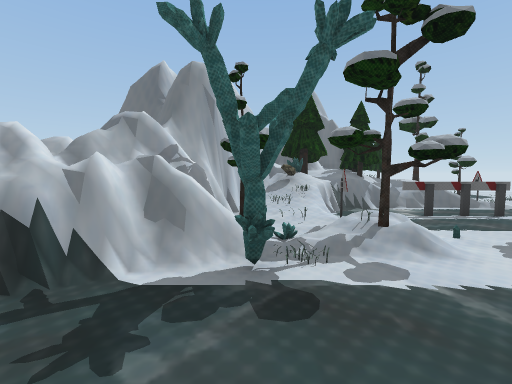
view 1 (above)

23 first-person views from a walk through a Unity game level. The camera is 1.3 m above the floor, tilts 4° down and sees 90° across. The floor is counted in squares, 1 m on a side. Each view is taken from the middle of a square. On the plan, view 1 faces up. The plan holds only what a view shows up to about 13 squares ahead; the rest is blank. The place goes on beyond the plan.

view 2
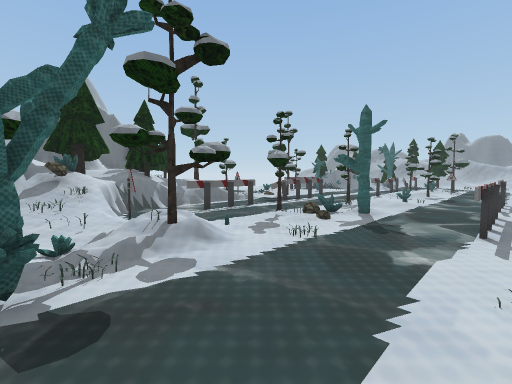

view 3
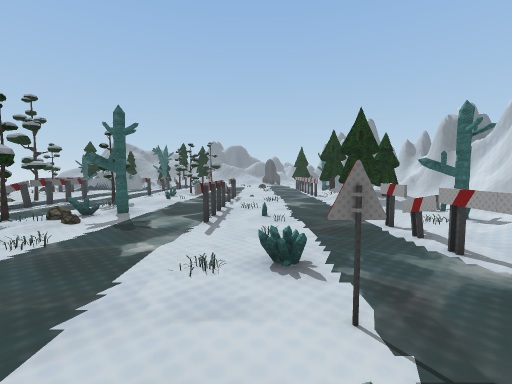

view 4
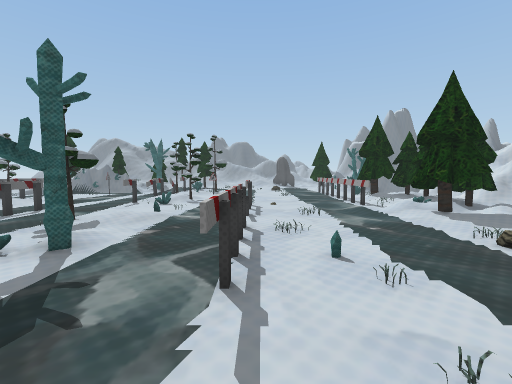

view 5
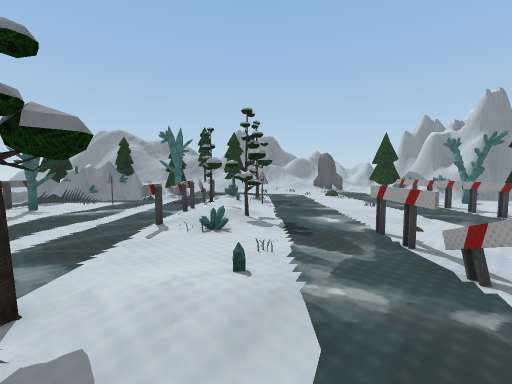

view 6
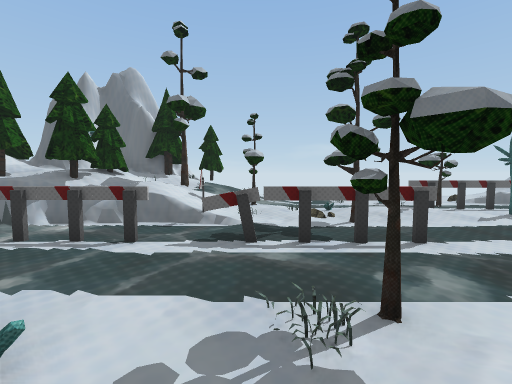

view 7
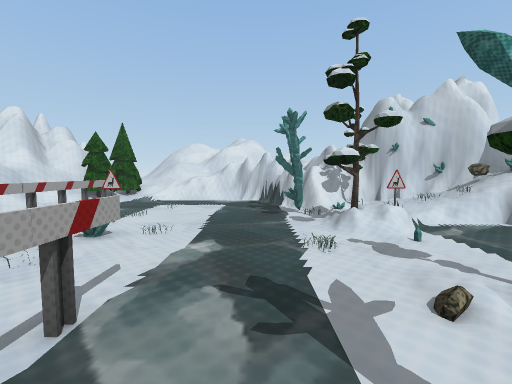

view 8
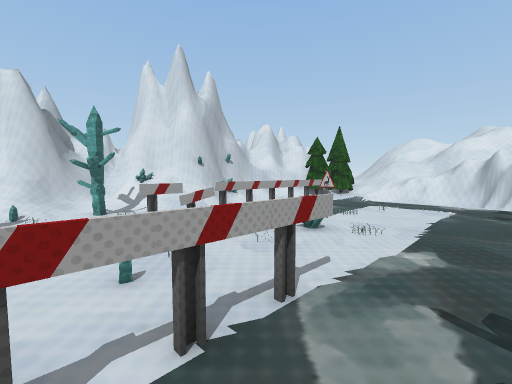

view 9
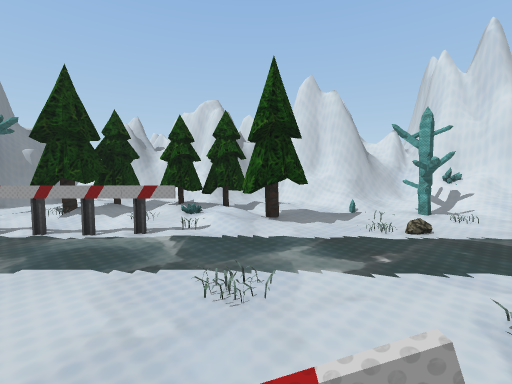

view 10
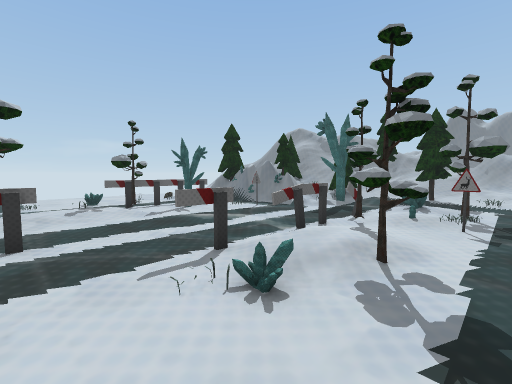

view 11
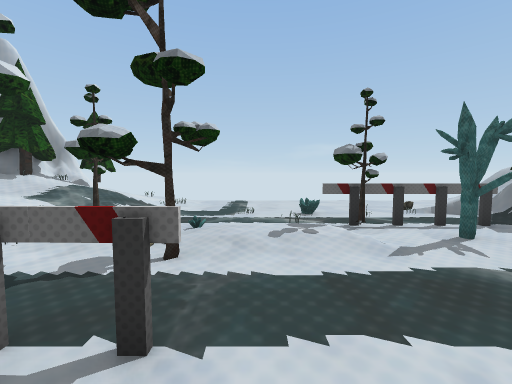

view 12
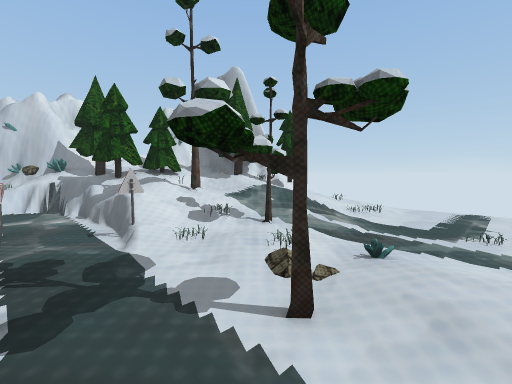

view 13
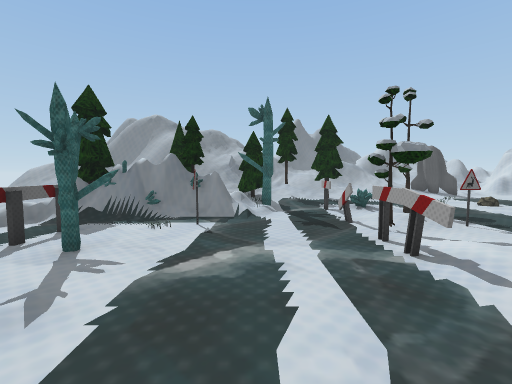

view 14
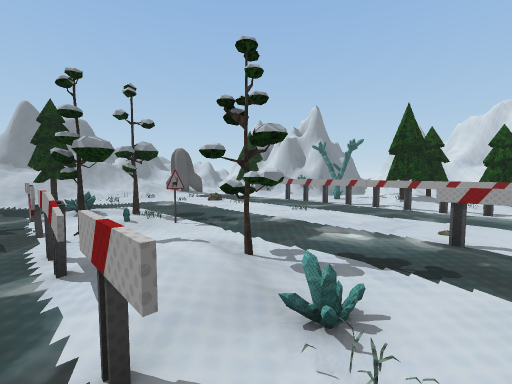

view 15
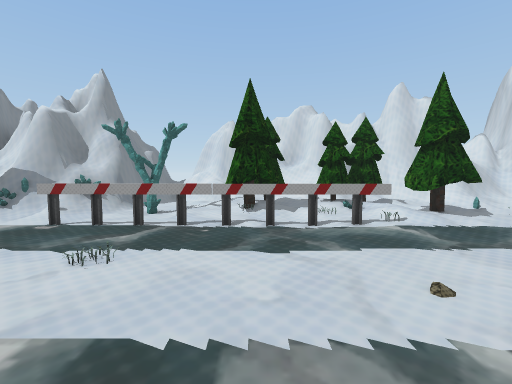

view 16
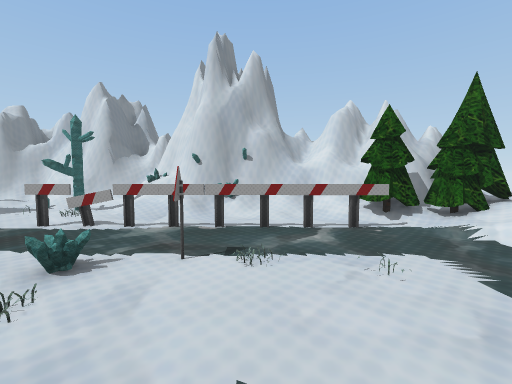

view 17
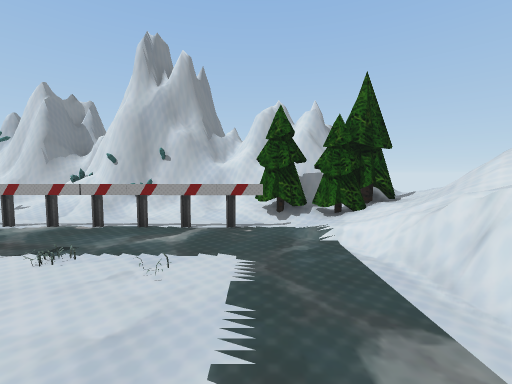

view 18
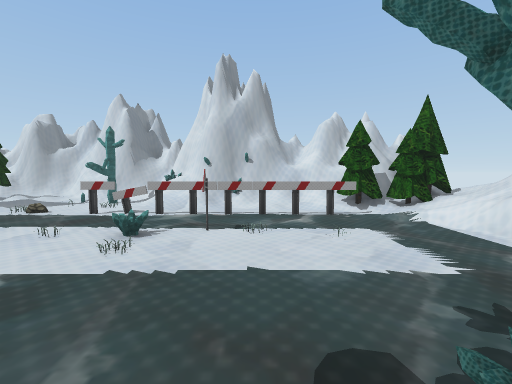

view 19
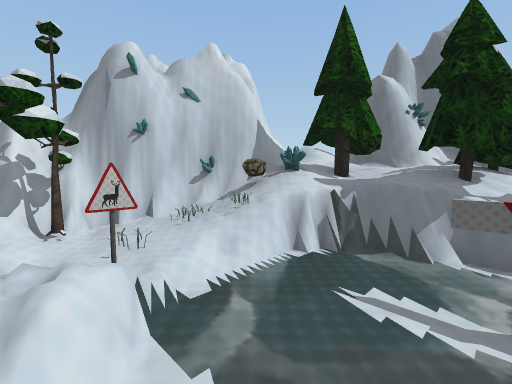

view 20
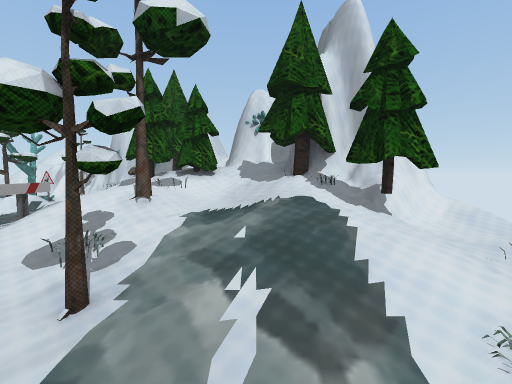

view 21
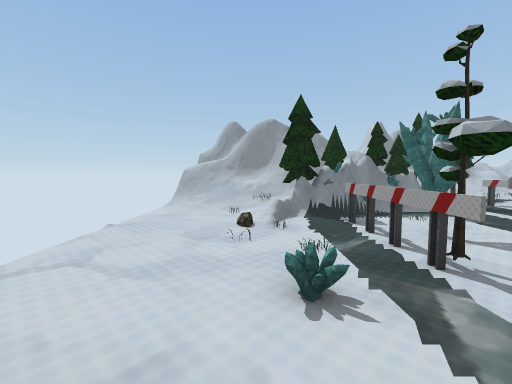

view 22
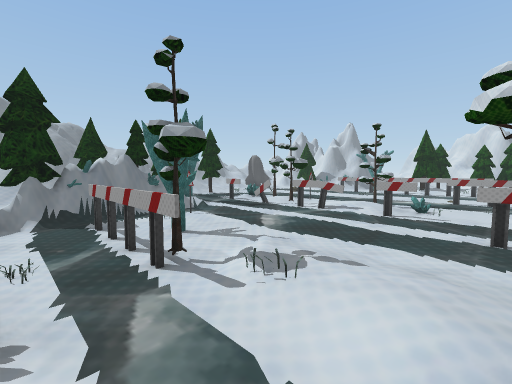

view 23
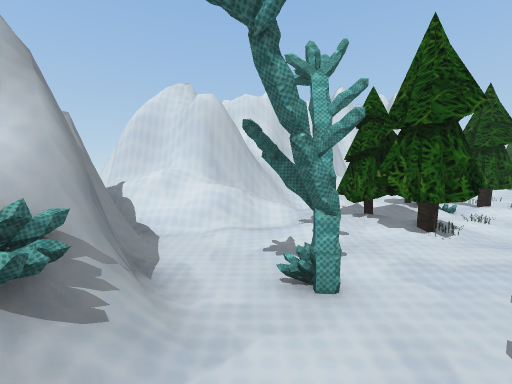

### Floor plan
Key: @ floor where view 1 was taken; # wall or solid block; x gap in a wall; . main floor; : floor 0.25 m higher than the main floor; + floor 0.5 m higher than the main floor; * floor 0.75 m higher than the main floor; % floor 1.25 m higher than the main floor; & floor 1.5 m higher than the main floor; $ floor 1.75 m higher than the main floor; / step, stairs or slope; = window, fence, low wall or low ledge; T tree; R rock; F fence; O other object.
Columns run from 6 left of view 1 to 23 right of it. Each row starts with its distance up from view 1.
 18            ##/:::............/
 17            ###TO/O.........../
 16           ##TTT//O.........O./
 15          ###TT*//.......O///.O
 14         ## %T////...O..O.O/OTT
 13        ###TT/*//T.....F.F../OT
 12        $T&TTO#TOT/.//OTT.FFxO=
 11      #=TTTTT///:OO/:::/.OO..O#
 10      ###O#TT===O..TT......OOOT
  9      ##R#=........T.........#=
  8      #OOO..FFFFFFFFF.........:
  7     ##///.....................
  6     ##TOO/.......T...FFFFF.F..
  5     ##T.TO/.TTO..TT..O///TT..F
  4    ###O.TT....OO.:/..//T:..:.O
  3   ###.O....O..O..//O..TT..OOTT
  2  ##...........................
  1  ##...........................
  0  ==...@..O..FFFFO.FFFF........
 -1  ==..O....OO....O.............
 -2  ==....OO....O....O.......O..O
 -3  OO...........................
 -4  TT.FFFFFFFFF.......FFFFFFFFF.
 -5 TTTTT..........O.TTO...TT.....
 -6  T##T ::  ::OOO./TT:TO:TT.OO.:
 -7  ######OO#=+.O../:/TTTTTT.OO/O
 -8    ########O=///.:TTT:TT::..##
 -9      #    ##=##==// ==:::.. #
-10            ###########====#=#
-11             #  ###########=##
-12                          ###

Where each view was taken, in squares from view 1:
view 1: 0 up, 0 right, facing up
view 2: 0 up, 0 right, facing up-right
view 3: 1 down, 0 right, facing right
view 4: 0 up, 4 right, facing right
view 5: 3 up, 9 right, facing right
view 6: 3 up, 10 right, facing up
view 7: 2 up, 9 right, facing left
view 8: 2 up, 9 right, facing down-left
view 9: 1 up, 12 right, facing down
view 10: 2 up, 13 right, facing up-right
view 11: 6 up, 14 right, facing up
view 12: 8 up, 14 right, facing up-left
view 13: 8 up, 14 right, facing right
view 14: 6 up, 14 right, facing down-right
view 15: 2 up, 17 right, facing down
view 16: 2 up, 1 right, facing down
view 17: 2 up, 2 left, facing down
view 18: 4 up, 1 right, facing down
view 19: 5 up, 5 right, facing up-left
view 20: 14 up, 12 right, facing left
view 21: 15 up, 13 right, facing right
view 22: 14 up, 13 right, facing down-right
view 23: 5 down, 23 right, facing down-left
